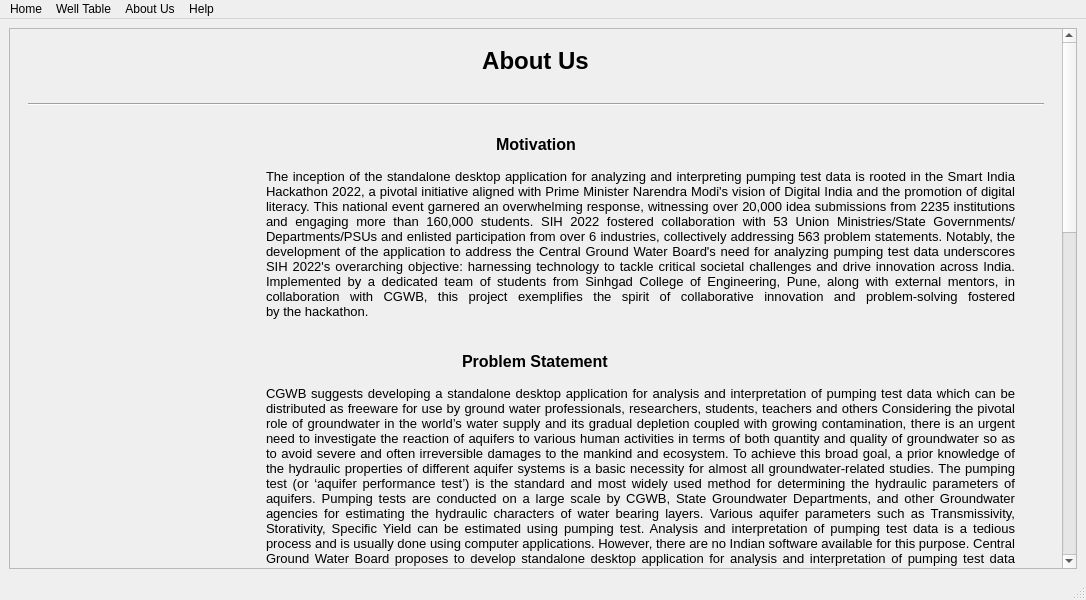
<?xml version="1.0" encoding="UTF-8"?>
<ui version="4.0">
 <class>MainWindow</class>
 <widget class="QMainWindow" name="MainWindow">
  <property name="geometry">
   <rect>
    <x>0</x>
    <y>0</y>
    <width>1086</width>
    <height>600</height>
   </rect>
  </property>
  <property name="windowTitle">
   <string>MainWindow</string>
  </property>
  <widget class="QWidget" name="centralwidget">
   <layout class="QVBoxLayout" name="verticalLayout">
    <item>
     <widget class="QScrollArea" name="scrollArea">
      <property name="widgetResizable">
       <bool>true</bool>
      </property>
      <widget class="QWidget" name="scrollAreaWidgetContents">
       <property name="geometry">
        <rect>
         <x>0</x>
         <y>-253</y>
         <width>1049</width>
         <height>1559</height>
        </rect>
       </property>
       <layout class="QVBoxLayout" name="verticalLayout_2">
        <item alignment="Qt::AlignHCenter|Qt::AlignVCenter">
         <widget class="QWidget" name="widget" native="true">
          <property name="minimumSize">
           <size>
            <width>1000</width>
            <height>0</height>
           </size>
          </property>
          <property name="styleSheet">
           <string notr="true"/>
          </property>
          <layout class="QHBoxLayout" name="horizontalLayout_3">
           <item alignment="Qt::AlignLeft">
            <widget class="QLabel" name="label_20">
             <property name="minimumSize">
              <size>
               <width>0</width>
               <height>0</height>
              </size>
             </property>
             <property name="maximumSize">
              <size>
               <width>200</width>
               <height>100</height>
              </size>
             </property>
             <property name="styleSheet">
              <string notr="true"/>
             </property>
             <property name="text">
              <string/>
             </property>
             <property name="pixmap">
              <pixmap>ministry_of_education_logo.png</pixmap>
             </property>
             <property name="scaledContents">
              <bool>true</bool>
             </property>
            </widget>
           </item>
           <item alignment="Qt::AlignHCenter">
            <widget class="QLabel" name="label_2">
             <property name="minimumSize">
              <size>
               <width>0</width>
               <height>0</height>
              </size>
             </property>
             <property name="maximumSize">
              <size>
               <width>16677215</width>
               <height>16777215</height>
              </size>
             </property>
             <property name="font">
              <font>
               <pointsize>18</pointsize>
               <weight>75</weight>
               <bold>true</bold>
              </font>
             </property>
             <property name="styleSheet">
              <string notr="true"/>
             </property>
             <property name="text">
              <string>About Us</string>
             </property>
             <property name="alignment">
              <set>Qt::AlignCenter</set>
             </property>
            </widget>
           </item>
           <item alignment="Qt::AlignRight">
            <widget class="QLabel" name="label">
             <property name="minimumSize">
              <size>
               <width>0</width>
               <height>0</height>
              </size>
             </property>
             <property name="maximumSize">
              <size>
               <width>200</width>
               <height>100</height>
              </size>
             </property>
             <property name="text">
              <string/>
             </property>
             <property name="pixmap">
              <pixmap>aquaprobe_logo.png</pixmap>
             </property>
             <property name="scaledContents">
              <bool>true</bool>
             </property>
             <property name="wordWrap">
              <bool>false</bool>
             </property>
            </widget>
           </item>
          </layout>
         </widget>
        </item>
        <item>
         <widget class="QWidget" name="widget_9" native="true">
          <property name="minimumSize">
           <size>
            <width>0</width>
            <height>30</height>
           </size>
          </property>
          <property name="styleSheet">
           <string notr="true"/>
          </property>
          <layout class="QVBoxLayout" name="verticalLayout_7">
           <item>
            <widget class="Line" name="line_5">
             <property name="orientation">
              <enum>Qt::Horizontal</enum>
             </property>
            </widget>
           </item>
          </layout>
         </widget>
        </item>
        <item>
         <widget class="QWidget" name="widget_10" native="true">
          <property name="minimumSize">
           <size>
            <width>0</width>
            <height>50</height>
           </size>
          </property>
          <layout class="QVBoxLayout" name="verticalLayout_8">
           <item alignment="Qt::AlignHCenter">
            <widget class="QLabel" name="label_4">
             <property name="maximumSize">
              <size>
               <width>16777215</width>
               <height>16777215</height>
              </size>
             </property>
             <property name="font">
              <font>
               <pointsize>12</pointsize>
               <weight>75</weight>
               <bold>true</bold>
              </font>
             </property>
             <property name="styleSheet">
              <string notr="true">border:0</string>
             </property>
             <property name="text">
              <string>Motivation</string>
             </property>
            </widget>
           </item>
           <item>
            <widget class="QWidget" name="widget_16" native="true">
             <layout class="QHBoxLayout" name="horizontalLayout_9">
              <item>
               <widget class="QLabel" name="label_37">
                <property name="maximumSize">
                 <size>
                  <width>200</width>
                  <height>150</height>
                 </size>
                </property>
                <property name="text">
                 <string/>
                </property>
                <property name="pixmap">
                 <pixmap>New_Sinhgad_Logo_2013_300-removebg-preview.png</pixmap>
                </property>
                <property name="scaledContents">
                 <bool>true</bool>
                </property>
               </widget>
              </item>
              <item>
               <widget class="QLabel" name="label_5">
                <property name="font">
                 <font>
                  <pointsize>10</pointsize>
                 </font>
                </property>
                <property name="styleSheet">
                 <string notr="true">border:0;
padding:0 20px;</string>
                </property>
                <property name="text">
                 <string>&lt;html&gt;&lt;head/&gt;&lt;body&gt;&lt;p align=&quot;justify&quot;&gt;The inception of the standalone desktop application for analyzing and interpreting pumping test data is rooted in the Smart India Hackathon 2022, a pivotal initiative aligned with Prime Minister Narendra Modi's vision of Digital India and the promotion of digital literacy. This national event garnered an overwhelming response, witnessing over 20,000 idea submissions from 2235 institutions and engaging more than 160,000 students. SIH 2022 fostered collaboration with 53 Union Ministries/State Governments/Departments/PSUs and enlisted participation from over 6 industries, collectively addressing 563 problem statements. Notably, the development of the application to address the Central Ground Water Board's need for analyzing pumping test data underscores SIH 2022's overarching objective: harnessing technology to tackle critical societal challenges and drive innovation across India. Implemented by a dedicated team of students from Sinhgad College of Engineering, Pune, along with external mentors, in collaboration with CGWB, this project exemplifies the spirit of collaborative innovation and problem-solving fostered by the hackathon.&lt;/p&gt;&lt;/body&gt;&lt;/html&gt;</string>
                </property>
                <property name="wordWrap">
                 <bool>true</bool>
                </property>
               </widget>
              </item>
             </layout>
            </widget>
           </item>
          </layout>
         </widget>
        </item>
        <item>
         <widget class="QWidget" name="widget_14" native="true">
          <property name="minimumSize">
           <size>
            <width>0</width>
            <height>50</height>
           </size>
          </property>
          <layout class="QVBoxLayout" name="verticalLayout_13">
           <item alignment="Qt::AlignHCenter">
            <widget class="QLabel" name="label_32">
             <property name="maximumSize">
              <size>
               <width>16777215</width>
               <height>16777215</height>
              </size>
             </property>
             <property name="font">
              <font>
               <pointsize>12</pointsize>
               <weight>75</weight>
               <bold>true</bold>
              </font>
             </property>
             <property name="styleSheet">
              <string notr="true">border:0</string>
             </property>
             <property name="text">
              <string>Problem Statement</string>
             </property>
            </widget>
           </item>
           <item>
            <widget class="QWidget" name="widget_17" native="true">
             <layout class="QHBoxLayout" name="horizontalLayout_10">
              <item>
               <widget class="QLabel" name="label_36">
                <property name="maximumSize">
                 <size>
                  <width>200</width>
                  <height>100</height>
                 </size>
                </property>
                <property name="text">
                 <string/>
                </property>
                <property name="pixmap">
                 <pixmap>sih_logo.png</pixmap>
                </property>
                <property name="scaledContents">
                 <bool>true</bool>
                </property>
                <property name="wordWrap">
                 <bool>true</bool>
                </property>
               </widget>
              </item>
              <item>
               <widget class="QLabel" name="label_34">
                <property name="font">
                 <font>
                  <pointsize>10</pointsize>
                 </font>
                </property>
                <property name="styleSheet">
                 <string notr="true">border:0;
padding:0 20px;</string>
                </property>
                <property name="text">
                 <string>&lt;html&gt;&lt;head/&gt;&lt;body&gt;&lt;p align=&quot;justify&quot;&gt;CGWB suggests developing a standalone desktop application for analysis and interpretation of pumping test data which can be distributed as freeware for use by ground water professionals, researchers, students, teachers and others Considering the pivotal role of groundwater in the world’s water supply and its gradual depletion coupled with growing contamination, there is an urgent need to investigate the reaction of aquifers to various human activities in terms of both quantity and quality of groundwater so as to avoid severe and often irreversible damages to the mankind and ecosystem. To achieve this broad goal, a prior knowledge of the hydraulic properties of different aquifer systems is a basic necessity for almost all groundwater-related studies. The pumping test (or ‘aquifer performance test’) is the standard and most widely used method for determining the hydraulic parameters of aquifers. Pumping tests are conducted on a large scale by CGWB, State Groundwater Departments, and other Groundwater agencies for estimating the hydraulic characters of water bearing layers. Various aquifer parameters such as Transmissivity, Storativity, Specific Yield can be estimated using pumping test. Analysis and interpretation of pumping test data is a tedious process and is usually done using computer applications. However, there are no Indian software available for this purpose. Central Ground Water Board proposes to develop standalone desktop application for analysis and interpretation of pumping test data which can be distributed as freeware for use by ground water professionals, researchers, students, teachers and others. Data Source: Professionals using the software application will enter the data. The user can chose to enter the data directly using forms or import it from existing data sources. Expected Outcome: A standalone desktop application for analysis and interpretation of pumping test data. Modules for interpretation involving standard methods like Theiss, Theiss recovery and Jacob methods can be made part of the software application. Innovative approach may be attempted to: Design the most complete set of tools for aquifer test data input, analysis, visualization, interpretation and reporting.&lt;/p&gt;&lt;/body&gt;&lt;/html&gt;</string>
                </property>
                <property name="wordWrap">
                 <bool>true</bool>
                </property>
               </widget>
              </item>
             </layout>
            </widget>
           </item>
          </layout>
         </widget>
        </item>
        <item alignment="Qt::AlignHCenter">
         <widget class="QWidget" name="widget_2" native="true">
          <property name="minimumSize">
           <size>
            <width>300</width>
            <height>0</height>
           </size>
          </property>
          <property name="styleSheet">
           <string notr="true">padding: 5px;
margin-top: 10px</string>
          </property>
          <layout class="QHBoxLayout" name="horizontalLayout_2">
           <item>
            <widget class="QWidget" name="widget_18" native="true">
             <property name="minimumSize">
              <size>
               <width>300</width>
               <height>0</height>
              </size>
             </property>
             <property name="styleSheet">
              <string notr="true">background-color: #f0f0f0;
border: 2px solid #000000;
border-radius: 10px;
</string>
             </property>
             <layout class="QVBoxLayout" name="verticalLayout_9">
              <item alignment="Qt::AlignHCenter">
               <widget class="QLabel" name="label_12">
                <property name="maximumSize">
                 <size>
                  <width>16777215</width>
                  <height>16777215</height>
                 </size>
                </property>
                <property name="font">
                 <font>
                  <pointsize>12</pointsize>
                  <weight>75</weight>
                  <bold>true</bold>
                 </font>
                </property>
                <property name="styleSheet">
                 <string notr="true">border:0</string>
                </property>
                <property name="text">
                 <string>Developers</string>
                </property>
               </widget>
              </item>
              <item alignment="Qt::AlignHCenter">
               <widget class="QLabel" name="label_15">
                <property name="font">
                 <font>
                  <pointsize>10</pointsize>
                 </font>
                </property>
                <property name="styleSheet">
                 <string notr="true">border:0</string>
                </property>
                <property name="text">
                 <string>&lt;html&gt;&lt;head/&gt;&lt;body&gt;&lt;p align=&quot;center&quot;&gt;Dhairyashil Ghatage&lt;/p&gt;&lt;p align=&quot;center&quot;&gt;Sahil Gidwani &lt;/p&gt;&lt;/body&gt;&lt;/html&gt;</string>
                </property>
               </widget>
              </item>
              <item alignment="Qt::AlignHCenter">
               <widget class="QLabel" name="label_16">
                <property name="font">
                 <font>
                  <pointsize>10</pointsize>
                 </font>
                </property>
                <property name="styleSheet">
                 <string notr="true">border:0</string>
                </property>
                <property name="text">
                 <string/>
                </property>
               </widget>
              </item>
             </layout>
            </widget>
           </item>
           <item>
            <widget class="QWidget" name="widget_5" native="true">
             <property name="minimumSize">
              <size>
               <width>300</width>
               <height>0</height>
              </size>
             </property>
             <property name="styleSheet">
              <string notr="true">background-color: #f0f0f0;
border: 2px solid #000000;
border-radius: 10px;
</string>
             </property>
             <layout class="QVBoxLayout" name="verticalLayout_4">
              <item alignment="Qt::AlignHCenter">
               <widget class="QLabel" name="label_11">
                <property name="maximumSize">
                 <size>
                  <width>16777215</width>
                  <height>16777215</height>
                 </size>
                </property>
                <property name="font">
                 <font>
                  <pointsize>12</pointsize>
                  <weight>75</weight>
                  <bold>true</bold>
                 </font>
                </property>
                <property name="styleSheet">
                 <string notr="true">border:0</string>
                </property>
                <property name="text">
                 <string>Mentors</string>
                </property>
               </widget>
              </item>
              <item alignment="Qt::AlignHCenter">
               <widget class="QLabel" name="label_10">
                <property name="font">
                 <font>
                  <pointsize>10</pointsize>
                 </font>
                </property>
                <property name="styleSheet">
                 <string notr="true">border:0</string>
                </property>
                <property name="text">
                 <string>&lt;html&gt;&lt;head/&gt;&lt;body&gt;&lt;p align=&quot;center&quot;&gt;Praveen Kumar (Domain Expert)&lt;/p&gt;&lt;p align=&quot;center&quot;&gt;Sanjay Jotwani (Technical Mentor)&lt;/p&gt;&lt;p align=&quot;center&quot;&gt;Vikas Baloda (Technical Mentor)&lt;/p&gt;&lt;/body&gt;&lt;/html&gt;</string>
                </property>
               </widget>
              </item>
              <item alignment="Qt::AlignHCenter">
               <widget class="QLabel" name="label_9">
                <property name="font">
                 <font>
                  <pointsize>10</pointsize>
                 </font>
                </property>
                <property name="styleSheet">
                 <string notr="true">border:0</string>
                </property>
                <property name="text">
                 <string/>
                </property>
               </widget>
              </item>
             </layout>
            </widget>
           </item>
          </layout>
         </widget>
        </item>
        <item>
         <widget class="QWidget" name="widget_15" native="true">
          <property name="minimumSize">
           <size>
            <width>300</width>
            <height>0</height>
           </size>
          </property>
          <property name="styleSheet">
           <string notr="true">padding: 5px;
margin-top: 10px</string>
          </property>
          <layout class="QHBoxLayout" name="horizontalLayout_6">
           <item>
            <widget class="QWidget" name="widget_11" native="true">
             <property name="minimumSize">
              <size>
               <width>600</width>
               <height>200</height>
              </size>
             </property>
             <property name="maximumSize">
              <size>
               <width>250</width>
               <height>250</height>
              </size>
             </property>
             <property name="styleSheet">
              <string notr="true">background-color: #f0f0f0;
border: 2px solid #000000;
border-radius: 10px;
padding: 5px;</string>
             </property>
             <layout class="QHBoxLayout" name="horizontalLayout_7">
              <item>
               <widget class="QLabel" name="label_3">
                <property name="maximumSize">
                 <size>
                  <width>112</width>
                  <height>150</height>
                 </size>
                </property>
                <property name="styleSheet">
                 <string notr="true">border:none;</string>
                </property>
                <property name="text">
                 <string/>
                </property>
                <property name="pixmap">
                 <pixmap>logo.png</pixmap>
                </property>
                <property name="scaledContents">
                 <bool>true</bool>
                </property>
               </widget>
              </item>
              <item>
               <widget class="QLabel" name="label_17">
                <property name="minimumSize">
                 <size>
                  <width>250</width>
                  <height>0</height>
                 </size>
                </property>
                <property name="font">
                 <font>
                  <weight>75</weight>
                  <bold>true</bold>
                 </font>
                </property>
                <property name="styleSheet">
                 <string notr="true">border:none;</string>
                </property>
                <property name="text">
                 <string>&lt;html&gt;&lt;head/&gt;&lt;body&gt;&lt;p&gt;&lt;span style=&quot; font-size:10pt;&quot;&gt;CENTRAL GROUND WATER BOARD (CGWB)&lt;/span&gt;&lt;/p&gt;&lt;p&gt;&lt;span style=&quot; font-weight:400;&quot;&gt;Ministry of Jal Shakti&lt;/span&gt;&lt;/p&gt;&lt;p&gt;&lt;span style=&quot; font-weight:400;&quot;&gt;Department of Water Resources River Development and Ganga Rejuvenation&lt;/span&gt;&lt;/p&gt;&lt;p&gt;&lt;span style=&quot; font-weight:400;&quot;&gt;Government of India&lt;/span&gt;&lt;/p&gt;&lt;/body&gt;&lt;/html&gt;</string>
                </property>
               </widget>
              </item>
             </layout>
            </widget>
           </item>
          </layout>
         </widget>
        </item>
        <item>
         <widget class="QWidget" name="widget_6" native="true">
          <property name="minimumSize">
           <size>
            <width>0</width>
            <height>300</height>
           </size>
          </property>
          <layout class="QHBoxLayout" name="horizontalLayout_4">
           <item alignment="Qt::AlignHCenter">
            <widget class="QWidget" name="widget_7" native="true">
             <layout class="QHBoxLayout" name="horizontalLayout_5">
              <item>
               <widget class="QWidget" name="vision_widget" native="true">
                <property name="minimumSize">
                 <size>
                  <width>300</width>
                  <height>0</height>
                 </size>
                </property>
                <property name="maximumSize">
                 <size>
                  <width>250</width>
                  <height>250</height>
                 </size>
                </property>
                <property name="styleSheet">
                 <string notr="true">background-color: #f0f0f0;
border: 2px solid #000000;
border-radius: 10px;
padding: 5px;</string>
                </property>
                <layout class="QVBoxLayout" name="verticalLayout_5">
                 <item alignment="Qt::AlignHCenter">
                  <widget class="QLabel" name="label_6">
                   <property name="maximumSize">
                    <size>
                     <width>16777215</width>
                     <height>30</height>
                    </size>
                   </property>
                   <property name="font">
                    <font>
                     <pointsize>12</pointsize>
                     <weight>75</weight>
                     <bold>true</bold>
                    </font>
                   </property>
                   <property name="styleSheet">
                    <string notr="true">border:0</string>
                   </property>
                   <property name="text">
                    <string>Vision</string>
                   </property>
                  </widget>
                 </item>
                 <item alignment="Qt::AlignTop">
                  <widget class="QLabel" name="label_7">
                   <property name="font">
                    <font>
                     <pointsize>10</pointsize>
                    </font>
                   </property>
                   <property name="styleSheet">
                    <string notr="true">border:0;</string>
                   </property>
                   <property name="text">
                    <string>Sustainable development and management of Ground Water resources of the Country.</string>
                   </property>
                   <property name="scaledContents">
                    <bool>false</bool>
                   </property>
                   <property name="alignment">
                    <set>Qt::AlignCenter</set>
                   </property>
                   <property name="wordWrap">
                    <bool>true</bool>
                   </property>
                  </widget>
                 </item>
                </layout>
               </widget>
              </item>
              <item>
               <widget class="QWidget" name="widget_8" native="true">
                <property name="minimumSize">
                 <size>
                  <width>300</width>
                  <height>200</height>
                 </size>
                </property>
                <property name="maximumSize">
                 <size>
                  <width>250</width>
                  <height>250</height>
                 </size>
                </property>
                <property name="styleSheet">
                 <string notr="true">background-color: #f0f0f0;
border: 2px solid #000000;
border-radius: 10px;
padding: 5px;</string>
                </property>
                <layout class="QVBoxLayout" name="verticalLayout_6">
                 <item alignment="Qt::AlignHCenter">
                  <widget class="QLabel" name="label_13">
                   <property name="maximumSize">
                    <size>
                     <width>16777215</width>
                     <height>30</height>
                    </size>
                   </property>
                   <property name="font">
                    <font>
                     <pointsize>12</pointsize>
                     <weight>75</weight>
                     <bold>true</bold>
                    </font>
                   </property>
                   <property name="styleSheet">
                    <string notr="true">border: 0;
</string>
                   </property>
                   <property name="text">
                    <string>Mandate</string>
                   </property>
                  </widget>
                 </item>
                 <item alignment="Qt::AlignTop">
                  <widget class="QLabel" name="label_14">
                   <property name="font">
                    <font>
                     <pointsize>10</pointsize>
                    </font>
                   </property>
                   <property name="styleSheet">
                    <string notr="true">border:0</string>
                   </property>
                   <property name="text">
                    <string>&lt;html&gt;&lt;head/&gt;&lt;body&gt;&lt;p align=&quot;center&quot;&gt;To develop and disseminate technologies, monitor and implement National policies for the scientific and sustainable development and management of India's Ground Water resources, including its exploration, assessment, conservation, augmentation, protection from pollution and distribution, based on principles of economic and ecological efficiency and equity.&lt;/p&gt;&lt;/body&gt;&lt;/html&gt;</string>
                   </property>
                   <property name="wordWrap">
                    <bool>true</bool>
                   </property>
                  </widget>
                 </item>
                </layout>
               </widget>
              </item>
             </layout>
            </widget>
           </item>
          </layout>
         </widget>
        </item>
        <item>
         <widget class="QWidget" name="widget_3" native="true">
          <property name="minimumSize">
           <size>
            <width>500</width>
            <height>0</height>
           </size>
          </property>
          <layout class="QHBoxLayout" name="horizontalLayout">
           <item>
            <widget class="QPushButton" name="back_button">
             <property name="minimumSize">
              <size>
               <width>100</width>
               <height>30</height>
              </size>
             </property>
             <property name="maximumSize">
              <size>
               <width>200</width>
               <height>30</height>
              </size>
             </property>
             <property name="text">
              <string>Back</string>
             </property>
            </widget>
           </item>
          </layout>
         </widget>
        </item>
       </layout>
      </widget>
     </widget>
    </item>
   </layout>
  </widget>
  <widget class="QMenuBar" name="menubar">
   <property name="geometry">
    <rect>
     <x>0</x>
     <y>0</y>
     <width>1086</width>
     <height>21</height>
    </rect>
   </property>
   <widget class="QMenu" name="menuHome">
    <property name="title">
     <string>Home</string>
    </property>
   </widget>
   <widget class="QMenu" name="menuWellTable">
    <property name="title">
     <string>Well Table</string>
    </property>
   </widget>
   <widget class="QMenu" name="menuAbout">
    <property name="title">
     <string>About Us</string>
    </property>
   </widget>
   <widget class="QMenu" name="menuHelp">
    <property name="title">
     <string>Help</string>
    </property>
   </widget>
   <addaction name="menuHome"/>
   <addaction name="menuWellTable"/>
   <addaction name="menuAbout"/>
   <addaction name="menuHelp"/>
  </widget>
  <widget class="QStatusBar" name="statusbar"/>
 </widget>
 <resources/>
 <connections/>
</ui>
